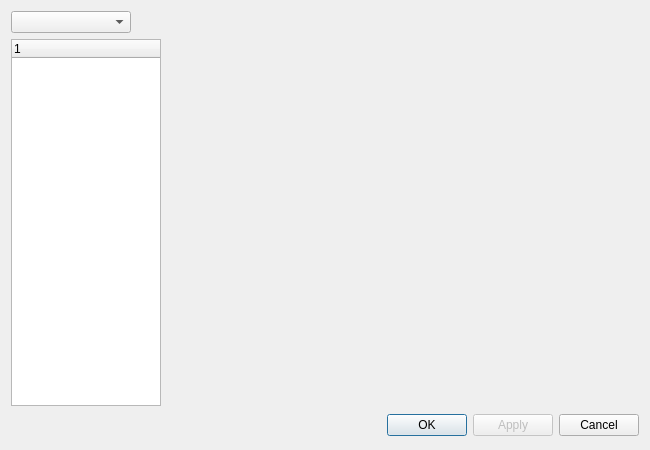
<ui version="4.0" >
 <class>qutimSettingsClass</class>
 <widget class="QDialog" name="qutimSettingsClass" >
  <property name="geometry" >
   <rect>
    <x>0</x>
    <y>0</y>
    <width>650</width>
    <height>450</height>
   </rect>
  </property>
  <property name="windowTitle" >
   <string>Settings</string>
  </property>
  <property name="windowIcon" >
   <iconset resource="../qutim.qrc" >
    <normaloff>:/icons/crystal_project/settings.png</normaloff>:/icons/crystal_project/settings.png</iconset>
  </property>
  <layout class="QGridLayout" >
   <item row="0" column="0" >
    <widget class="QComboBox" name="accountBox" >
     <property name="minimumSize" >
      <size>
       <width>120</width>
       <height>0</height>
      </size>
     </property>
    </widget>
   </item>
   <item row="1" column="2" >
    <widget class="QStackedWidget" name="settingsStack" >
     <property name="minimumSize" >
      <size>
       <width>330</width>
       <height>16</height>
      </size>
     </property>
     <property name="currentIndex" >
      <number>-1</number>
     </property>
    </widget>
   </item>
   <item row="1" column="0" colspan="2" >
    <widget class="QTreeWidget" name="settingsTree" >
     <property name="sizePolicy" >
      <sizepolicy vsizetype="Expanding" hsizetype="Fixed" >
       <horstretch>0</horstretch>
       <verstretch>0</verstretch>
      </sizepolicy>
     </property>
     <property name="minimumSize" >
      <size>
       <width>150</width>
       <height>0</height>
      </size>
     </property>
     <property name="maximumSize" >
      <size>
       <width>150</width>
       <height>16777215</height>
      </size>
     </property>
     <property name="alternatingRowColors" >
      <bool>false</bool>
     </property>
     <property name="verticalScrollMode" >
      <enum>QAbstractItemView::ScrollPerItem</enum>
     </property>
     <property name="horizontalScrollMode" >
      <enum>QAbstractItemView::ScrollPerItem</enum>
     </property>
     <property name="rootIsDecorated" >
      <bool>false</bool>
     </property>
     <property name="animated" >
      <bool>true</bool>
     </property>
     <property name="allColumnsShowFocus" >
      <bool>true</bool>
     </property>
     <column>
      <property name="text" >
       <string>1</string>
      </property>
     </column>
    </widget>
   </item>
   <item row="2" column="1" colspan="2" >
    <layout class="QHBoxLayout" >
     <item>
      <spacer>
       <property name="orientation" >
        <enum>Qt::Horizontal</enum>
       </property>
       <property name="sizeHint" stdset="0" >
        <size>
         <width>71</width>
         <height>27</height>
        </size>
       </property>
      </spacer>
     </item>
     <item>
      <widget class="QPushButton" name="okButton" >
       <property name="text" >
        <string>OK</string>
       </property>
       <property name="icon" >
        <iconset resource="../qutim.qrc" >
         <normaloff>:/icons/crystal_project/apply.png</normaloff>:/icons/crystal_project/apply.png</iconset>
       </property>
      </widget>
     </item>
     <item>
      <widget class="QPushButton" name="applyButton" >
       <property name="enabled" >
        <bool>false</bool>
       </property>
       <property name="text" >
        <string>Apply</string>
       </property>
       <property name="icon" >
        <iconset resource="../qutim.qrc" >
         <normaloff>:/icons/crystal_project/apply.png</normaloff>:/icons/crystal_project/apply.png</iconset>
       </property>
      </widget>
     </item>
     <item>
      <widget class="QPushButton" name="cancelButton" >
       <property name="text" >
        <string>Cancel</string>
       </property>
       <property name="icon" >
        <iconset resource="../qutim.qrc" >
         <normaloff>:/icons/crystal_project/cancel.png</normaloff>:/icons/crystal_project/cancel.png</iconset>
       </property>
      </widget>
     </item>
    </layout>
   </item>
  </layout>
 </widget>
 <layoutdefault spacing="6" margin="11" />
 <resources>
  <include location="../qutim.qrc" />
 </resources>
 <connections>
  <connection>
   <sender>cancelButton</sender>
   <signal>clicked()</signal>
   <receiver>qutimSettingsClass</receiver>
   <slot>reject()</slot>
   <hints>
    <hint type="sourcelabel" >
     <x>495</x>
     <y>386</y>
    </hint>
    <hint type="destinationlabel" >
     <x>158</x>
     <y>346</y>
    </hint>
   </hints>
  </connection>
 </connections>
</ui>
